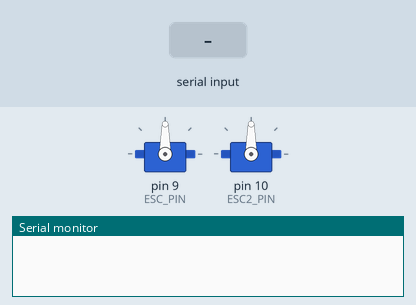
This sketch was run on a simulated Arduino Uno, built with avr-gcc and run on an emulated ATmega328P. Shown: 2 × servo, the last lines printed to the serial monitor. The inputs (shaded band) are chosen by the test bench.

Above: at 0.1 s.
At 1.2 s:
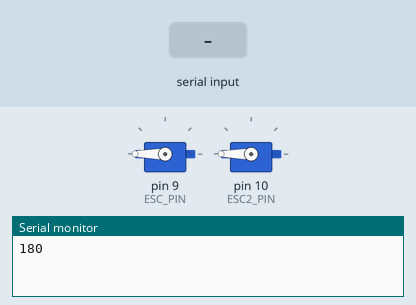
1.3 s: "1\n" received over Serial
At 2.7 s:
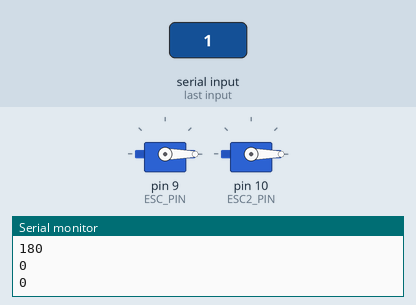
Timing chart, 0 to 4.3 s (numbered marks = the images above; inputs shaded):
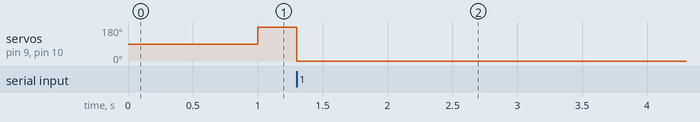

The sketch:

esc_calibrate.ino
```cpp
#include <Servo.h>

#define ESC_PIN 9
#define ESC2_PIN 10

Servo ESC;
Servo ESC2;

int value = 180;

void setup() {
  Serial.begin(9600);
  ESC.attach(ESC_PIN, 1000, 2000);
  ESC2.attach(ESC2_PIN, 1000, 2000);
}

void loop() {
  // read value from serial port
  int tmp = Serial.parseInt();
  if (tmp == 1) {
    value = 0;
  }
  ESC.write(value);
  ESC2.write(value);
  Serial.println(value);
}
```

Measured:
- after the input at 1.3 s, servo on pin 9 (ESC_PIN), servo on pin 10 (ESC2_PIN): 180° → 0° at once
